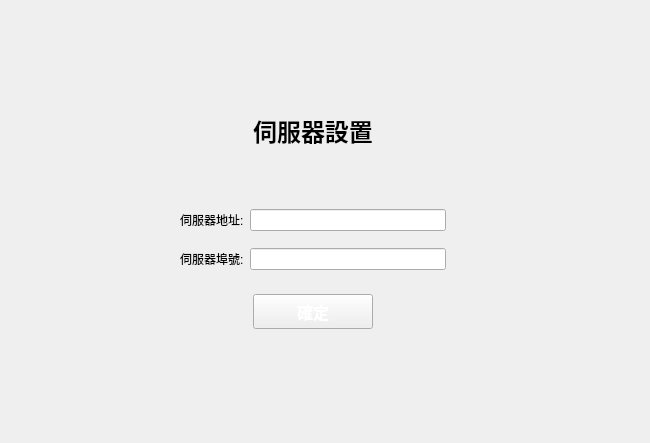
<?xml version="1.0" encoding="UTF-8"?>
<ui version="4.0">
 <class>LoginDialog</class>
 <widget class="QDialog" name="LoginDialog">
  <property name="geometry">
   <rect>
    <x>0</x>
    <y>0</y>
    <width>650</width>
    <height>443</height>
   </rect>
  </property>
  <property name="windowTitle">
   <string>Dialog</string>
  </property>
  <layout class="QVBoxLayout" name="verticalLayout">
   <item>
    <widget class="TitleWidget" name="title_widget" native="true">
     <layout class="QHBoxLayout" name="horizontalLayout_5"/>
    </widget>
   </item>
   <item>
    <widget class="QStackedWidget" name="stackedWidget">
     <property name="currentIndex">
      <number>2</number>
     </property>
     <widget class="QWidget" name="login_page">
      <layout class="QHBoxLayout" name="horizontalLayout_3">
       <item>
        <spacer name="horizontalSpacer_3">
         <property name="orientation">
          <enum>Qt::Orientation::Horizontal</enum>
         </property>
         <property name="sizeHint" stdset="0">
          <size>
           <width>156</width>
           <height>20</height>
          </size>
         </property>
        </spacer>
       </item>
       <item>
        <widget class="QWidget" name="widget" native="true">
         <layout class="QVBoxLayout" name="verticalLayout_3">
          <item>
           <spacer name="verticalSpacer">
            <property name="orientation">
             <enum>Qt::Orientation::Vertical</enum>
            </property>
            <property name="sizeHint" stdset="0">
             <size>
              <width>20</width>
              <height>40</height>
             </size>
            </property>
           </spacer>
          </item>
          <item>
           <widget class="QLabel" name="label_4">
            <property name="font">
             <font>
              <family>Rockwell Extra Bold</family>
              <pointsize>18</pointsize>
              <bold>true</bold>
             </font>
            </property>
            <property name="text">
             <string>用戶登入</string>
            </property>
            <property name="alignment">
             <set>Qt::AlignmentFlag::AlignCenter</set>
            </property>
           </widget>
          </item>
          <item>
           <widget class="QWidget" name="widget_2" native="true">
            <layout class="QGridLayout" name="gridLayout">
             <item row="0" column="0">
              <widget class="QLabel" name="label_2">
               <property name="text">
                <string>用戶名</string>
               </property>
              </widget>
             </item>
             <item row="2" column="0">
              <widget class="QLabel" name="label_3">
               <property name="text">
                <string>密碼</string>
               </property>
              </widget>
             </item>
             <item row="2" column="1">
              <widget class="QLineEdit" name="password">
               <property name="maximumSize">
                <size>
                 <width>200</width>
                 <height>16777215</height>
                </size>
               </property>
               <property name="echoMode">
                <enum>QLineEdit::EchoMode::Password</enum>
               </property>
              </widget>
             </item>
             <item row="0" column="1">
              <widget class="QLineEdit" name="username">
               <property name="maximumSize">
                <size>
                 <width>200</width>
                 <height>16777215</height>
                </size>
               </property>
              </widget>
             </item>
             <item row="1" column="1">
              <spacer name="verticalSpacer_3">
               <property name="orientation">
                <enum>Qt::Orientation::Vertical</enum>
               </property>
               <property name="sizeHint" stdset="0">
                <size>
                 <width>20</width>
                 <height>10</height>
                </size>
               </property>
              </spacer>
             </item>
            </layout>
           </widget>
          </item>
          <item>
           <widget class="QWidget" name="widget_3" native="true">
            <layout class="QHBoxLayout" name="horizontalLayout">
             <item>
              <widget class="QCheckBox" name="chk_remember">
               <property name="text">
                <string>記住密碼</string>
               </property>
              </widget>
             </item>
             <item>
              <widget class="QToolButton" name="notReg">
               <property name="styleSheet">
                <string notr="true">color: rgb(255, 66, 29);
text-decoration: underline;
font: 10pt &quot;Agency FB&quot;;
</string>
               </property>
               <property name="text">
                <string>沒有帳號，立即註冊</string>
               </property>
               <property name="autoRaise">
                <bool>true</bool>
               </property>
              </widget>
             </item>
            </layout>
           </widget>
          </item>
          <item>
           <widget class="QWidget" name="widget_4" native="true">
            <layout class="QHBoxLayout" name="horizontalLayout_2">
             <item>
              <spacer name="horizontalSpacer">
               <property name="orientation">
                <enum>Qt::Orientation::Horizontal</enum>
               </property>
               <property name="sizeHint" stdset="0">
                <size>
                 <width>40</width>
                 <height>20</height>
                </size>
               </property>
              </spacer>
             </item>
             <item>
              <widget class="QToolButton" name="login">
               <property name="minimumSize">
                <size>
                 <width>130</width>
                 <height>35</height>
                </size>
               </property>
               <property name="font">
                <font>
                 <family>Rockwell Extra Bold</family>
                 <pointsize>12</pointsize>
                 <italic>false</italic>
                 <bold>true</bold>
                </font>
               </property>
               <property name="styleSheet">
                <string notr="true">border-image: url(:/images/balckButton.png);
color: rgb(255, 255, 255);</string>
               </property>
               <property name="text">
                <string>登入</string>
               </property>
              </widget>
             </item>
             <item>
              <spacer name="horizontalSpacer_2">
               <property name="orientation">
                <enum>Qt::Orientation::Horizontal</enum>
               </property>
               <property name="sizeHint" stdset="0">
                <size>
                 <width>40</width>
                 <height>20</height>
                </size>
               </property>
              </spacer>
             </item>
            </layout>
           </widget>
          </item>
          <item>
           <spacer name="verticalSpacer_2">
            <property name="orientation">
             <enum>Qt::Orientation::Vertical</enum>
            </property>
            <property name="sizeHint" stdset="0">
             <size>
              <width>20</width>
              <height>40</height>
             </size>
            </property>
           </spacer>
          </item>
         </layout>
        </widget>
       </item>
       <item>
        <spacer name="horizontalSpacer_4">
         <property name="orientation">
          <enum>Qt::Orientation::Horizontal</enum>
         </property>
         <property name="sizeHint" stdset="0">
          <size>
           <width>156</width>
           <height>20</height>
          </size>
         </property>
        </spacer>
       </item>
      </layout>
     </widget>
     <widget class="QWidget" name="reg_page">
      <layout class="QHBoxLayout" name="horizontalLayout_4">
       <item>
        <widget class="QWidget" name="widget_5" native="true">
         <property name="minimumSize">
          <size>
           <width>0</width>
           <height>300</height>
          </size>
         </property>
         <property name="maximumSize">
          <size>
           <width>300</width>
           <height>300</height>
          </size>
         </property>
         <widget class="QLabel" name="label">
          <property name="geometry">
           <rect>
            <x>90</x>
            <y>0</y>
            <width>108</width>
            <height>31</height>
           </rect>
          </property>
          <property name="maximumSize">
           <size>
            <width>16777215</width>
            <height>100</height>
           </size>
          </property>
          <property name="font">
           <font>
            <family>Broadway</family>
            <pointsize>18</pointsize>
           </font>
          </property>
          <property name="text">
           <string>用戶註冊</string>
          </property>
          <property name="alignment">
           <set>Qt::AlignmentFlag::AlignCenter</set>
          </property>
         </widget>
         <widget class="QWidget" name="widget_8" native="true">
          <property name="geometry">
           <rect>
            <x>9</x>
            <y>46</y>
            <width>251</width>
            <height>168</height>
           </rect>
          </property>
          <layout class="QGridLayout" name="gridLayout_2">
           <item row="1" column="0">
            <widget class="QLabel" name="label_6">
             <property name="text">
              <string>暱稱</string>
             </property>
            </widget>
           </item>
           <item row="0" column="2">
            <widget class="QLineEdit" name="reg_username">
             <property name="maximumSize">
              <size>
               <width>200</width>
               <height>16777215</height>
              </size>
             </property>
            </widget>
           </item>
           <item row="0" column="0">
            <widget class="QLabel" name="label_5">
             <property name="text">
              <string>用戶名</string>
             </property>
            </widget>
           </item>
           <item row="2" column="2">
            <widget class="QLineEdit" name="reg_pwd">
             <property name="maximumSize">
              <size>
               <width>200</width>
               <height>16777215</height>
              </size>
             </property>
             <property name="echoMode">
              <enum>QLineEdit::EchoMode::Password</enum>
             </property>
            </widget>
           </item>
           <item row="1" column="2">
            <widget class="QLineEdit" name="reg_nickname">
             <property name="maximumSize">
              <size>
               <width>200</width>
               <height>16777215</height>
              </size>
             </property>
            </widget>
           </item>
           <item row="2" column="0">
            <widget class="QLabel" name="label_8">
             <property name="text">
              <string>密碼</string>
             </property>
            </widget>
           </item>
           <item row="3" column="0" colspan="2">
            <widget class="QLabel" name="label_7">
             <property name="text">
              <string>確認密碼</string>
             </property>
            </widget>
           </item>
           <item row="4" column="2">
            <widget class="QLineEdit" name="reg_phone">
             <property name="maximumSize">
              <size>
               <width>200</width>
               <height>16777215</height>
              </size>
             </property>
             <property name="text">
              <string/>
             </property>
            </widget>
           </item>
           <item row="4" column="0">
            <widget class="QLabel" name="label_9">
             <property name="text">
              <string>手機</string>
             </property>
            </widget>
           </item>
           <item row="5" column="2">
            <widget class="QLineEdit" name="reg_email">
             <property name="maximumSize">
              <size>
               <width>200</width>
               <height>16777215</height>
              </size>
             </property>
             <property name="text">
              <string/>
             </property>
            </widget>
           </item>
           <item row="5" column="0">
            <widget class="QLabel" name="label_10">
             <property name="text">
              <string>郵箱</string>
             </property>
            </widget>
           </item>
           <item row="3" column="2">
            <widget class="QLineEdit" name="reg_pwd2">
             <property name="maximumSize">
              <size>
               <width>200</width>
               <height>16777215</height>
              </size>
             </property>
             <property name="echoMode">
              <enum>QLineEdit::EchoMode::Password</enum>
             </property>
            </widget>
           </item>
          </layout>
         </widget>
         <widget class="QWidget" name="widget_9" native="true">
          <property name="geometry">
           <rect>
            <x>9</x>
            <y>220</y>
            <width>282</width>
            <height>53</height>
           </rect>
          </property>
          <layout class="QHBoxLayout" name="horizontalLayout_6">
           <item>
            <spacer name="horizontalSpacer_7">
             <property name="orientation">
              <enum>Qt::Orientation::Horizontal</enum>
             </property>
             <property name="sizeHint" stdset="0">
              <size>
               <width>89</width>
               <height>20</height>
              </size>
             </property>
            </spacer>
           </item>
           <item>
            <widget class="QToolButton" name="btn_reg">
             <property name="minimumSize">
              <size>
               <width>130</width>
               <height>35</height>
              </size>
             </property>
             <property name="font">
              <font>
               <family>Rockwell Extra Bold</family>
               <pointsize>12</pointsize>
               <italic>false</italic>
               <bold>true</bold>
              </font>
             </property>
             <property name="styleSheet">
              <string notr="true">border-image: url(:/images/balckButton.png);
color: rgb(255, 255, 255);</string>
             </property>
             <property name="text">
              <string>註冊</string>
             </property>
            </widget>
           </item>
           <item>
            <spacer name="horizontalSpacer_8">
             <property name="orientation">
              <enum>Qt::Orientation::Horizontal</enum>
             </property>
             <property name="sizeHint" stdset="0">
              <size>
               <width>89</width>
               <height>20</height>
              </size>
             </property>
            </spacer>
           </item>
          </layout>
         </widget>
        </widget>
       </item>
      </layout>
     </widget>
     <widget class="QWidget" name="set_page">
      <widget class="QWidget" name="widget_10" native="true">
       <property name="geometry">
        <rect>
         <x>160</x>
         <y>10</y>
         <width>284</width>
         <height>361</height>
        </rect>
       </property>
       <layout class="QVBoxLayout" name="verticalLayout_5">
        <item>
         <spacer name="verticalSpacer_6">
          <property name="orientation">
           <enum>Qt::Orientation::Vertical</enum>
          </property>
          <property name="sizeHint" stdset="0">
           <size>
            <width>20</width>
            <height>72</height>
           </size>
          </property>
         </spacer>
        </item>
        <item>
         <widget class="QLabel" name="label_11">
          <property name="font">
           <font>
            <family>Berlin Sans FB Demi</family>
            <pointsize>18</pointsize>
            <bold>true</bold>
           </font>
          </property>
          <property name="text">
           <string>伺服器設置</string>
          </property>
          <property name="alignment">
           <set>Qt::AlignmentFlag::AlignCenter</set>
          </property>
         </widget>
        </item>
        <item>
         <spacer name="verticalSpacer_9">
          <property name="orientation">
           <enum>Qt::Orientation::Vertical</enum>
          </property>
          <property name="sizeHint" stdset="0">
           <size>
            <width>20</width>
            <height>50</height>
           </size>
          </property>
         </spacer>
        </item>
        <item>
         <widget class="QWidget" name="widget_12" native="true">
          <layout class="QGridLayout" name="gridLayout_3">
           <item row="4" column="1">
            <widget class="QLineEdit" name="server_port">
             <property name="maximumSize">
              <size>
               <width>200</width>
               <height>16777215</height>
              </size>
             </property>
            </widget>
           </item>
           <item row="4" column="0">
            <widget class="QLabel" name="label_13">
             <property name="text">
              <string>伺服器埠號:</string>
             </property>
            </widget>
           </item>
           <item row="3" column="1">
            <spacer name="verticalSpacer_5">
             <property name="orientation">
              <enum>Qt::Orientation::Vertical</enum>
             </property>
             <property name="sizeHint" stdset="0">
              <size>
               <width>20</width>
               <height>15</height>
              </size>
             </property>
            </spacer>
           </item>
           <item row="2" column="0">
            <widget class="QLabel" name="label_12">
             <property name="text">
              <string>伺服器地址:</string>
             </property>
            </widget>
           </item>
           <item row="2" column="1">
            <widget class="QLineEdit" name="server_ip">
             <property name="maximumSize">
              <size>
               <width>200</width>
               <height>16777215</height>
              </size>
             </property>
            </widget>
           </item>
          </layout>
         </widget>
        </item>
        <item>
         <widget class="QWidget" name="widget_11" native="true">
          <layout class="QHBoxLayout" name="horizontalLayout_7">
           <item>
            <spacer name="horizontalSpacer_9">
             <property name="orientation">
              <enum>Qt::Orientation::Horizontal</enum>
             </property>
             <property name="sizeHint" stdset="0">
              <size>
               <width>40</width>
               <height>20</height>
              </size>
             </property>
            </spacer>
           </item>
           <item>
            <widget class="QToolButton" name="set_ok">
             <property name="minimumSize">
              <size>
               <width>120</width>
               <height>35</height>
              </size>
             </property>
             <property name="font">
              <font>
               <family>Rockwell Extra Bold</family>
               <pointsize>12</pointsize>
               <italic>false</italic>
               <bold>true</bold>
              </font>
             </property>
             <property name="styleSheet">
              <string notr="true">border-image: url(:/images/balckButton.png);
color: rgb(255, 255, 255);</string>
             </property>
             <property name="text">
              <string>確定</string>
             </property>
            </widget>
           </item>
           <item>
            <spacer name="horizontalSpacer_10">
             <property name="orientation">
              <enum>Qt::Orientation::Horizontal</enum>
             </property>
             <property name="sizeHint" stdset="0">
              <size>
               <width>40</width>
               <height>20</height>
              </size>
             </property>
            </spacer>
           </item>
          </layout>
         </widget>
        </item>
        <item>
         <spacer name="verticalSpacer_7">
          <property name="orientation">
           <enum>Qt::Orientation::Vertical</enum>
          </property>
          <property name="sizeHint" stdset="0">
           <size>
            <width>20</width>
            <height>72</height>
           </size>
          </property>
         </spacer>
        </item>
       </layout>
      </widget>
     </widget>
    </widget>
   </item>
  </layout>
 </widget>
 <customwidgets>
  <customwidget>
   <class>TitleWidget</class>
   <extends>QWidget</extends>
   <header>titlewidget.h</header>
   <container>1</container>
  </customwidget>
 </customwidgets>
 <resources/>
 <connections/>
</ui>
